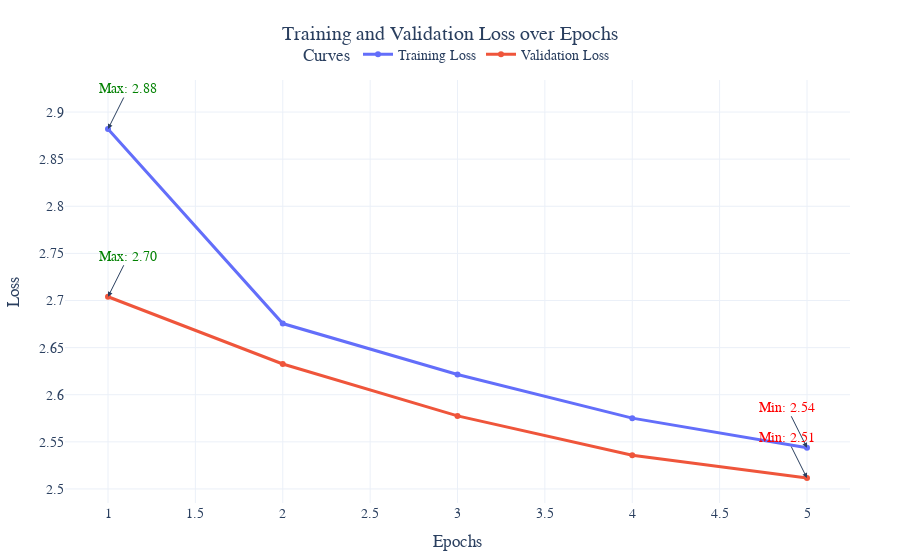

Source (notebook cell):
### Code cell
trainer = Trainer(
    model=model,
    config=TrainerConfig(
        criterion='masked_reconstruction',
        optimizer='adam',
        early_stopping_patience=5,
        learning_rate=3e-4,
        weight_decay=1e-4,
        batch_size=256
    )
)
trainer.train(train_dataset, val_dataset, epochs=5, visualize=True)
trainer.predict(val_dataset)

### Figure 1 — Plotly figure (JSON) as saved in the notebook; plotly's stock layout.template omitted (floating-point values rounded to 4 significant figures)
{"data": [{"hovertemplate": "%{x}, %{y}<extra>Training Loss</extra>", "line": {"width": 3}, "marker": {"size": 6}, "mode": "lines+markers", "name": "Training Loss", "type": "scatter", "x": [1, 2, 3, 4, 5], "y": [2.882, 2.676, 2.621, 2.575, 2.544]}, {"hovertemplate": "%{x}, %{y}<extra>Validation Loss</extra>", "line": {"width": 3}, "marker": {"size": 6}, "mode": "lines+markers", "name": "Validation Loss", "type": "scatter", "x": [1, 2, 3, 4, 5], "y": [2.704, 2.633, 2.578, 2.536, 2.512]}], "layout": {"annotations": [{"arrowhead": 2, "ax": -20, "ay": -40, "font": {"color": "red"}, "showarrow": true, "text": "Min: 2.54", "x": 5, "y": 2.544}, {"arrowhead": 2, "ax": 20, "ay": -40, "font": {"color": "green"}, "showarrow": true, "text": "Max: 2.88", "x": 1, "y": 2.882}, {"arrowhead": 2, "ax": -20, "ay": -40, "font": {"color": "red"}, "showarrow": true, "text": "Min: 2.51", "x": 5, "y": 2.512}, {"arrowhead": 2, "ax": 20, "ay": -40, "font": {"color": "green"}, "showarrow": true, "text": "Max: 2.70", "x": 1, "y": 2.704}], "font": {"family": "Arial, sans-serif", "size": 14}, "legend": {"orientation": "h", "title": {"text": "Curves"}, "x": 0.5, "xanchor": "center", "y": 1.02, "yanchor": "bottom"}, "margin": {"b": 50, "l": 50, "r": 50, "t": 80}, "title": {"text": "Training and Validation Loss over Epochs", "x": 0.5, "xanchor": "center"}, "xaxis": {"title": {"text": "Epochs"}}, "yaxis": {"title": {"text": "Loss"}}}}
